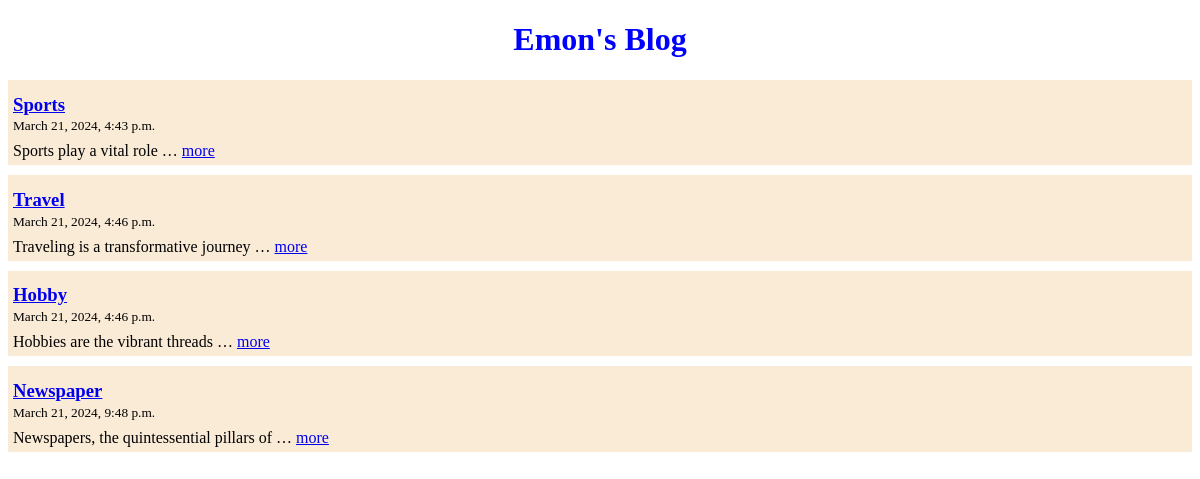
The page / on the database its author committed.
### blog_app/models.py (models this page shows, shortened)
class Post(models.Model):
    title = models.CharField(max_length = 50)
    created_at = models.DateTimeField(default = datetime.now())
    content = models.TextField()

### blog_app/views.py (the view)
# urls.py: path('', views.home, name = 'home'),
def home(request):
    objects = Post.objects.all()
    return render(request, 'html/base.html', context = {'objects': objects})

### templates/html/base.html (shortened to what this page needs)
<!DOCTYPE html>
{% load static %}
<html lang="en">
<head>
    <link rel="stylesheet" href="{% static 'base.css' %}" />
</head>
<body>
    <div class="heading-block">
        <h1>   {% block heading %} Emon's Blog {% endblock %} </h1>
    </div>
    {% block body %}
    <div class="post-block">
        {% for post in objects %}
        <div class="post">
            <div class='post-title-time'>
                <h3>
                    <a href="/view_post/{{post.id}}"> {{ post.title }} </a>
                </h3>
                <small> {{ post.created_at }} </small>
            </div>
            <span> {{ post.content|truncatewords:5 }} <a href="/view_post/{{post.id}}">more</a> </span>
        </div>
        {% endfor %}
    </div>
    {% endblock %}
</body>
</html>

### templates/static/base.css (style rules this page uses)
.heading-block { text-align: center; color: blue; }
.post { background-color: antiquewhite; margin-bottom: 10px; text-align: justify; padding: 5px; }
.post-title-time { line-height: 2px; margin-bottom: 15px; }

### rows shown on the page
Post: title "Sports", created_at "March 21, 2024, 4:43 p.m.", content "Sports play a vital role …"
Post: title "Travel", created_at "March 21, 2024, 4:46 p.m.", content "Traveling is a transformative journey …"
Post: title "Hobby", created_at "March 21, 2024, 4:46 p.m.", content "Hobbies are the vibrant threads …"
Post: title "Newspaper", created_at "March 21, 2024, 9:48 p.m.", content "Newspapers, the quintessential pillars of …"
